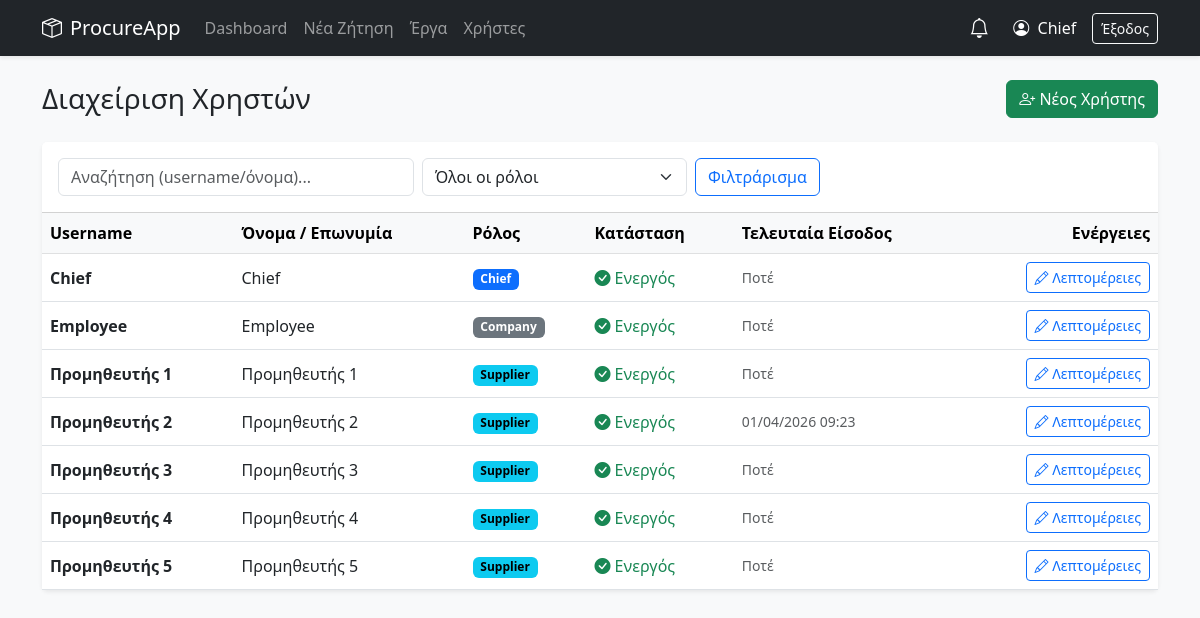
Page /chief/users (signed in) on the earlier database version.
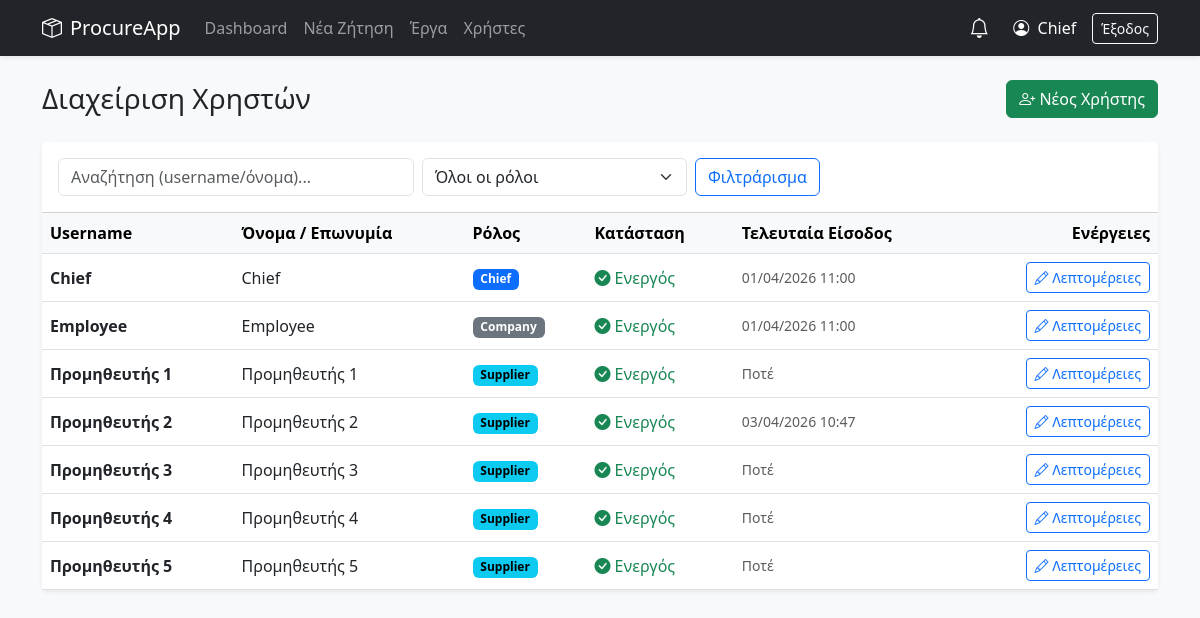
Same page on the later database version.
### models.py (models this page shows, shortened)
class User(db.Model):
    __tablename__ = "users"
    id = db.Column(db.Integer, primary_key=True)
    username = db.Column(db.String(80), unique=True, nullable=False)
    display_name = db.Column(db.String(120), nullable=False)
    role = db.Column(db.String(20), nullable=False)
    password_hash = db.Column(db.String(255), nullable=False)
    is_active = db.Column(db.Boolean, default=True, nullable=False)
    created_at = db.Column(db.DateTime, default=datetime.utcnow)
    last_login_at = db.Column(db.DateTime, nullable=True)
    first_name = db.Column(db.String(120), nullable=True)
    last_name  = db.Column(db.String(120), nullable=True)
    approval_limit = db.Column(db.Numeric(12, 2), default=500.00)
    bids = db.relationship("Bid", backref="supplier", lazy=True)

### app.py (the view)
@app.route("/chief/users")
@require_role("chief")
def chief_users():
    users = User.query.all()
    return render_template("chief_users.html", users=users)

### app.py (called while the page is built)
def require_roles(*roles):
    def wrap(fn):
        @wraps(fn)
        def inner(*args, **kwargs):
            if session.get("role") not in roles:
                flash("Δεν έχεις δικαίωμα πρόσβασης.", "danger")
                return redirect(url_for("login"))
            return fn(*args, **kwargs)
        return inner
    return wrap

@app.context_processor
def utility_processor():
    unread_notifs = []
    if 'username' in session:
        u = User.query.filter_by(username=session['username']).first()
        if u:
            unread_notifs = Notification.query.filter_by(user_id=u.id, is_read=False).order_by(Notification.created_at.desc()).all()
    return dict(phase_info=phase_info, is_editable_by_current_user=is_editable_by_current_user, now=datetime.utcnow(), unread_notifs=unread_notifs)

### templates/chief_users.html (shortened to what this page needs)
{% extends "base.html" %}
{% block content %}
<div class="d-flex justify-content-between align-items-center mb-4">
    <h3 class="mb-0">Διαχείριση Χρηστών</h3>
    <a class="btn btn-success" href="{{ url_for('chief_user_new') }}"><i class="bi bi-person-plus"></i> Νέος Χρήστης</a>
</div>
<div class="card shadow-sm">
  <div class="card-header bg-white py-3">
      <form class="row g-2 align-items-center" method="get">
        <div class="col-sm-6 col-md-4">
          <input class="form-control" name="q" value="{{ q or '' }}" placeholder="Αναζήτηση (username/όνομα)...">
        </div>
        <div class="col-sm-4 col-md-3">
          <select class="form-select" name="role">
            <option value="all">Όλοι οι ρόλοι</option>
          </select>
        </div>
        <div class="col-auto">
          <button class="btn btn-outline-primary">Φιλτράρισμα</button>
        </div>
      </form>
  </div>
  <div class="table-responsive">
    <table class="table table-hover align-middle mb-0">
      <thead class="table-light">
        <tr>
          <th>Username</th>
          <th>Όνομα / Επωνυμία</th>
          <th>Ρόλος</th>
          <th>Κατάσταση</th>
          <th>Τελευταία Είσοδος</th>
          <th class="text-end">Ενέργειες</th>
        </tr>
      </thead>
      <tbody>
        {% for u in users %}
        <tr>
          <td class="fw-semibold">{{ u.username }}</td>
          <td>{{ u.display_name }}</td>
          <td>
            {% if u.role == 'chief' %}<span class="badge text-bg-primary">Chief</span>
            {% elif u.role == 'company' %}<span class="badge text-bg-secondary">Company</span>
            {% elif u.role == 'supplier' %}<span class="badge text-bg-info">Supplier</span>
            {% else %}<span class="badge text-bg-light text-dark">{{ u.role }}</span>{% endif %}
          </td>
          <td>
            {% if u.is_active %}
              <span class="text-success"><i class="bi bi-check-circle-fill"></i> Ενεργός</span>
            {% else %}
              <span class="text-muted"><i class="bi bi-x-circle-fill"></i> Ανενεργός</span>
            {% endif %}
          </td>
          <td class="text-muted small">{{ u.last_login_at.strftime('%d/%m/%Y %H:%M') if u.last_login_at else 'Ποτέ' }}</td>
          <td class="text-end">
            <a class="btn btn-sm btn-outline-primary" href="{{ url_for('chief_user_detail', user_id=u.id) }}">
              <i class="bi bi-pencil"></i> Λεπτομέρειες
            </a>
          </td>
        </tr>
        {% else %}
          <tr><td colspan="6" class="text-center py-4 text-muted">Δεν βρέθηκαν χρήστες.</td></tr>
        {% endfor %}
      </tbody>
    </table>
  </div>
</div>
{% endblock %}

Differences in the rows shown:
changed User "Chief": last_login_at "Ποτέ" → "01/04/2026 11:00"
changed User "Employee": last_login_at "Ποτέ" → "01/04/2026 11:00"
changed User "Προμηθευτής 2": last_login_at "01/04/2026 09:23" → "03/04/2026 10:47"
